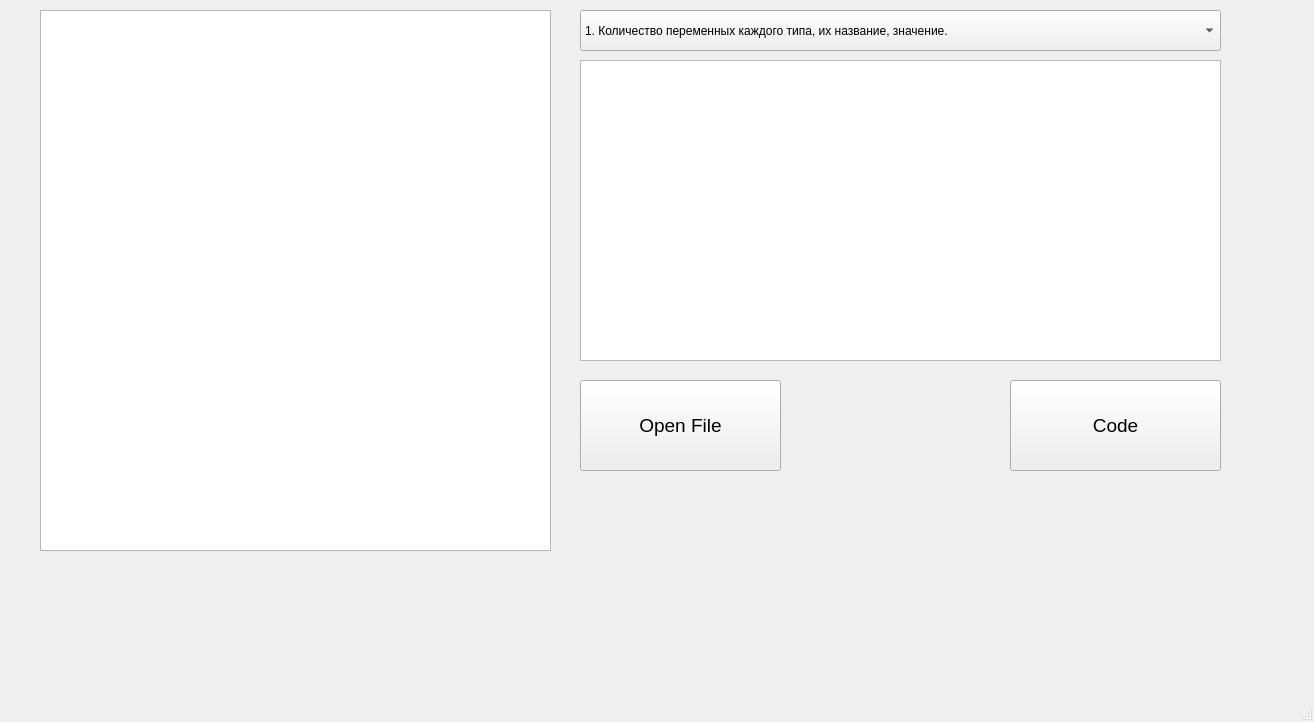
<?xml version="1.0" encoding="UTF-8"?>
<ui version="4.0">
 <class>MainWindow</class>
 <widget class="QMainWindow" name="MainWindow">
  <property name="geometry">
   <rect>
    <x>0</x>
    <y>0</y>
    <width>1314</width>
    <height>722</height>
   </rect>
  </property>
  <property name="windowTitle">
   <string>MainWindow</string>
  </property>
  <widget class="QWidget" name="centralwidget">
   <widget class="QTextBrowser" name="textBrowser">
    <property name="geometry">
     <rect>
      <x>580</x>
      <y>60</y>
      <width>641</width>
      <height>301</height>
     </rect>
    </property>
   </widget>
   <widget class="QTextEdit" name="textEdit">
    <property name="geometry">
     <rect>
      <x>40</x>
      <y>10</y>
      <width>511</width>
      <height>541</height>
     </rect>
    </property>
   </widget>
   <widget class="QComboBox" name="comboBox">
    <property name="geometry">
     <rect>
      <x>580</x>
      <y>10</y>
      <width>641</width>
      <height>41</height>
     </rect>
    </property>
    <item>
     <property name="text">
      <string>1. Количество переменных каждого типа, их название, значение.</string>
     </property>
    </item>
    <item>
     <property name="text">
      <string>2. Количество инициализированных классов, структур, массивов.</string>
     </property>
    </item>
    <item>
     <property name="text">
      <string>3. Список прототипов всех функций.</string>
     </property>
    </item>
    <item>
     <property name="text">
      <string>4. Координата каждого изменения любой переменной, в т.ч. массива.</string>
     </property>
    </item>
    <item>
     <property name="text">
      <string>5. Количество локальных переменных, их координаты.</string>
     </property>
    </item>
    <item>
     <property name="text">
      <string>6. Количество перегруженных функций, их координаты.</string>
     </property>
    </item>
    <item>
     <property name="text">
      <string>7. Глубина каждого ветвления.</string>
     </property>
    </item>
    <item>
     <property name="text">
      <string>8. Логические ошибки времени компиляции.</string>
     </property>
    </item>
   </widget>
   <widget class="QPushButton" name="fileButton">
    <property name="geometry">
     <rect>
      <x>580</x>
      <y>380</y>
      <width>201</width>
      <height>91</height>
     </rect>
    </property>
    <property name="font">
     <font>
      <pointsize>14</pointsize>
     </font>
    </property>
    <property name="text">
     <string>Open File</string>
    </property>
   </widget>
   <widget class="QPushButton" name="codeButton">
    <property name="geometry">
     <rect>
      <x>1010</x>
      <y>380</y>
      <width>211</width>
      <height>91</height>
     </rect>
    </property>
    <property name="font">
     <font>
      <pointsize>14</pointsize>
     </font>
    </property>
    <property name="text">
     <string>Code</string>
    </property>
   </widget>
  </widget>
  <widget class="QMenuBar" name="menubar">
   <property name="geometry">
    <rect>
     <x>0</x>
     <y>0</y>
     <width>1314</width>
     <height>26</height>
    </rect>
   </property>
  </widget>
  <widget class="QStatusBar" name="statusbar"/>
 </widget>
 <resources/>
 <connections/>
</ui>
